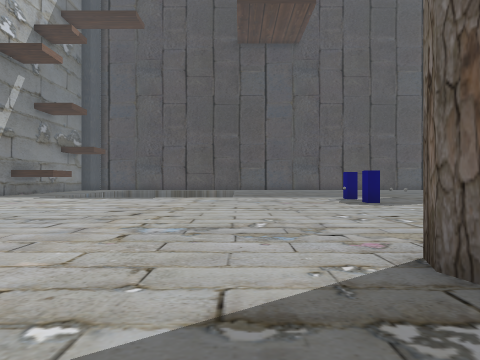
view 1 (above)

21 first-person views from a walk through a Unity game level. The camera is 1.4 m above the floor, looks level and sees 85° across. The floor is counted in squares, 2 m on a side. Each view is taken from the middle of a square. On the plan, view 1 faces up. The plan holds only what a view shows up to about 9 squares ahead; the rest is blank. The player is left out. Some surface patterns are stand-ins.

view 2
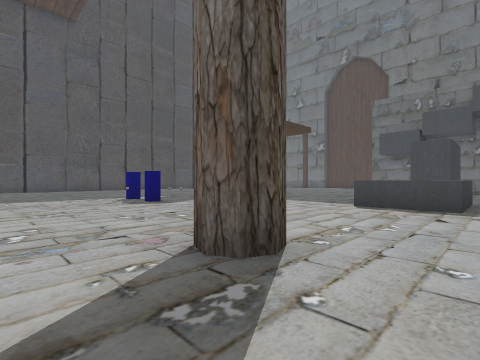

view 3
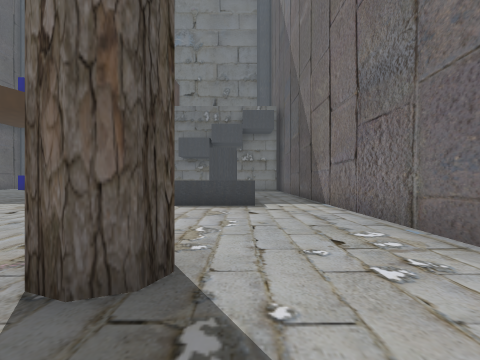

view 4
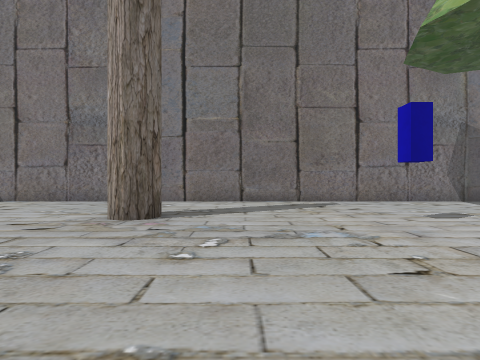

view 5
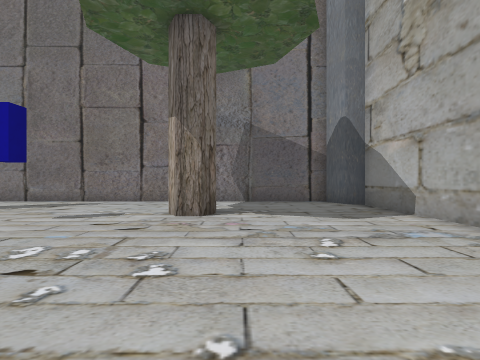

view 6
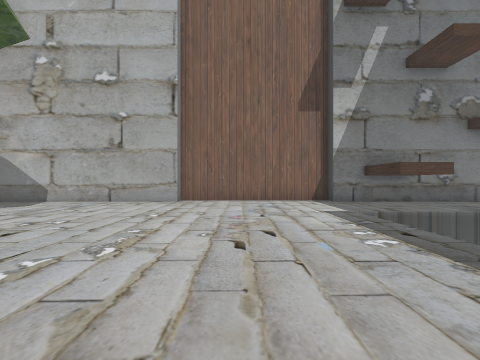

view 7
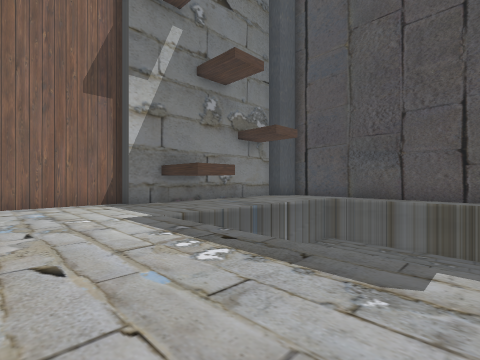

view 8
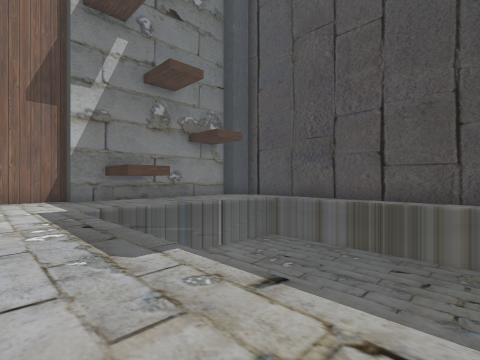

view 9
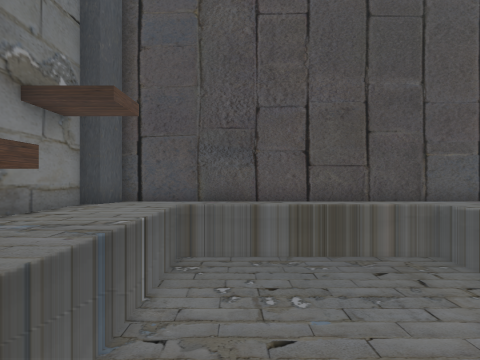

view 10
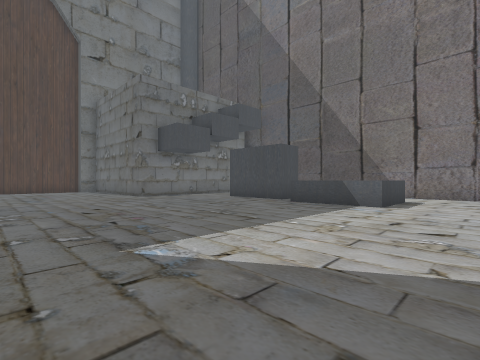

view 11
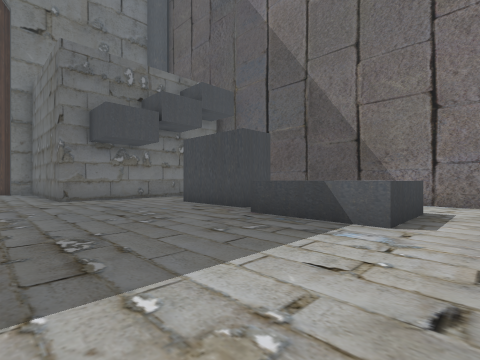

view 12
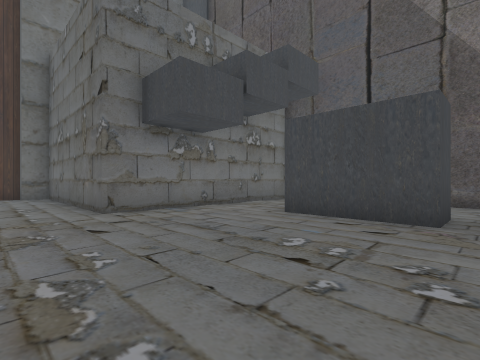

view 13
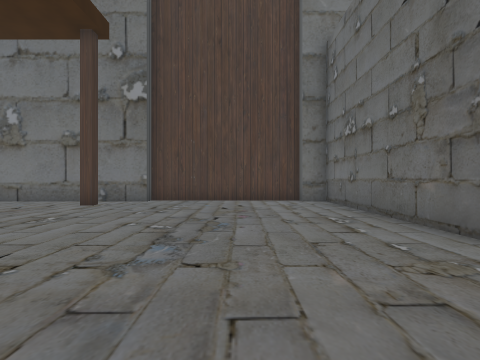

view 14
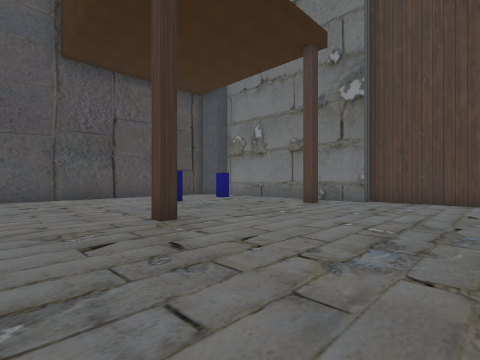

view 15
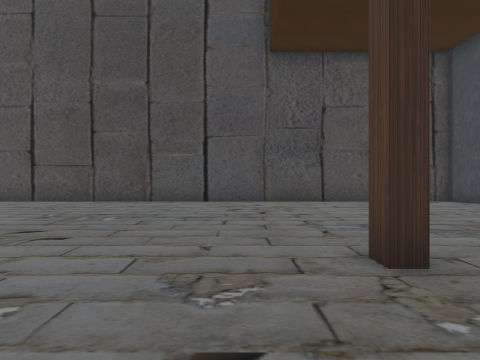

view 16
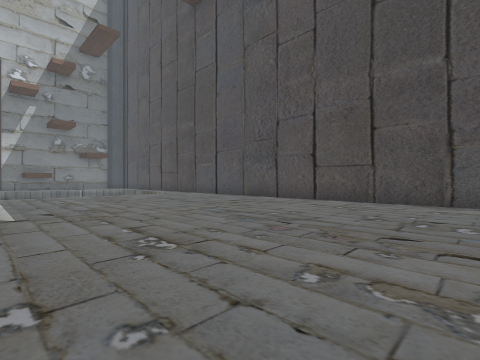

view 17
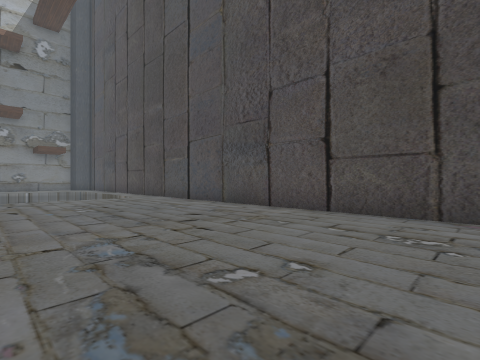

view 18
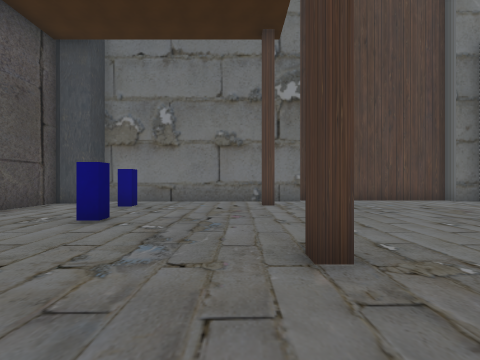

view 19
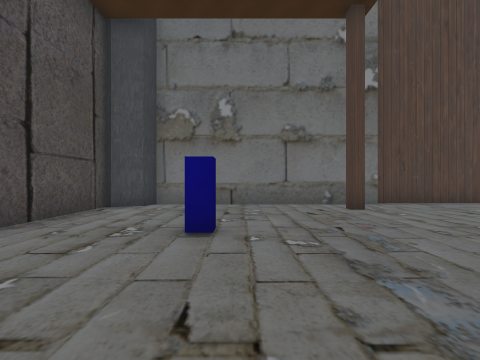

view 20
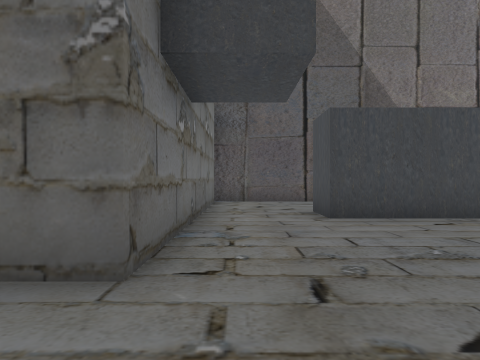

view 21
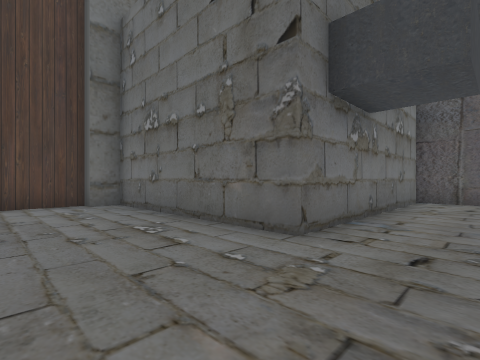

### Floor plan
Key: @ floor where view 1 was taken; # wall or solid block; . floor; ^ raised ledge; v drop or lower ground.
Columns run from 11 left of view 1 to 22 right of it. Each row starts with its distance up from view 1.
 19  ################################
 18 ##..............................##
 17 #...vvvvvvv......................#
 16 #...vvvvvvv....................#.#
 15 #...vvvvvvv.................#....#
 14 #...vvvvvvv......................#
 13 ###.vvvvv   .....................#
 12 ###.         .............#....#.#
 11 #...vvvvvvv .....................#
 10 #.......... .....................#
  9 #................................#
  8 #..............#.................#
  7 #................................#
  6 #................................#
  5 #..........................#######
  4 #..........................#
  3 #..........................#
  2 #............#.....^^.###..#
  1 #..................^^.. ...#
  0 #..........@........... ...#
 -1 ##..................... ...#
 -2  ###########################

Where each view was taken, in squares from view 1:
view 1: 0 up, 0 right, facing up
view 2: 0 up, 0 right, facing up-right
view 3: 1 up, 0 right, facing right
view 4: 7 up, 0 right, facing down
view 5: 7 up, 7 left, facing down
view 6: 8 up, 2 left, facing left
view 7: 8 up, 3 left, facing up-left
view 8: 9 up, 1 left, facing up-left
view 9: 10 up, 6 left, facing up
view 10: 10 up, 5 right, facing down-right
view 11: 7 up, 6 right, facing down-right
view 12: 7 up, 10 right, facing down-right
view 13: 8 up, 13 right, facing right
view 14: 8 up, 13 right, facing up-right
view 15: 10 up, 14 right, facing up
view 16: 10 up, 12 right, facing up-left
view 17: 13 up, 10 right, facing up-left
view 18: 13 up, 13 right, facing right
view 19: 15 up, 14 right, facing right
view 20: 7 up, 15 right, facing down
view 21: 8 up, 14 right, facing down-right
